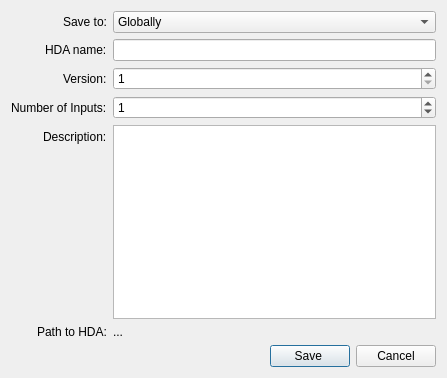
<?xml version="1.0" encoding="UTF-8"?>
<ui version="4.0">
 <class>HDA_Manager_UI</class>
 <widget class="QDialog" name="HDA_Manager_UI">
  <property name="geometry">
   <rect>
    <x>0</x>
    <y>0</y>
    <width>447</width>
    <height>378</height>
   </rect>
  </property>
  <property name="windowTitle">
   <string>HDA Publisher</string>
  </property>
  <layout class="QGridLayout" name="gridLayout">
   <item row="0" column="0">
    <layout class="QFormLayout" name="formLayout">
     <property name="labelAlignment">
      <set>Qt::AlignRight|Qt::AlignTrailing|Qt::AlignVCenter</set>
     </property>
     <item row="1" column="0">
      <widget class="QLabel" name="label">
       <property name="text">
        <string>HDA name:</string>
       </property>
      </widget>
     </item>
     <item row="1" column="1">
      <widget class="QLineEdit" name="ln_name"/>
     </item>
     <item row="2" column="0">
      <widget class="QLabel" name="label_2">
       <property name="text">
        <string>Version:</string>
       </property>
      </widget>
     </item>
     <item row="2" column="1">
      <widget class="QSpinBox" name="spn_version">
       <property name="minimum">
        <number>1</number>
       </property>
       <property name="value">
        <number>1</number>
       </property>
      </widget>
     </item>
     <item row="4" column="0">
      <widget class="QLabel" name="label_3">
       <property name="text">
        <string>Description:</string>
       </property>
      </widget>
     </item>
     <item row="4" column="1">
      <widget class="QPlainTextEdit" name="ln_description"/>
     </item>
     <item row="5" column="0">
      <widget class="QLabel" name="label_4">
       <property name="text">
        <string>Path to HDA:</string>
       </property>
      </widget>
     </item>
     <item row="5" column="1">
      <widget class="QLabel" name="lbl_path">
       <property name="text">
        <string>...</string>
       </property>
      </widget>
     </item>
     <item row="3" column="0">
      <widget class="QLabel" name="lbl_inputs">
       <property name="text">
        <string>Number of Inputs:</string>
       </property>
      </widget>
     </item>
     <item row="3" column="1">
      <widget class="QSpinBox" name="spn_inputs">
       <property name="maximum">
        <number>4</number>
       </property>
       <property name="value">
        <number>1</number>
       </property>
      </widget>
     </item>
     <item row="0" column="0">
      <widget class="QLabel" name="label_5">
       <property name="text">
        <string>Save to:</string>
       </property>
      </widget>
     </item>
     <item row="0" column="1">
      <widget class="QComboBox" name="cb_global">
       <item>
        <property name="text">
         <string>Globally</string>
        </property>
       </item>
       <item>
        <property name="text">
         <string>Project</string>
        </property>
       </item>
      </widget>
     </item>
    </layout>
   </item>
   <item row="1" column="0">
    <layout class="QHBoxLayout" name="horizontalLayout_2">
     <item>
      <spacer name="horizontalSpacer">
       <property name="orientation">
        <enum>Qt::Horizontal</enum>
       </property>
       <property name="sizeHint" stdset="0">
        <size>
         <width>40</width>
         <height>20</height>
        </size>
       </property>
      </spacer>
     </item>
     <item>
      <widget class="QPushButton" name="btn_save">
       <property name="text">
        <string>Save </string>
       </property>
      </widget>
     </item>
     <item>
      <widget class="QPushButton" name="btn_cancel">
       <property name="text">
        <string>Cancel</string>
       </property>
      </widget>
     </item>
    </layout>
   </item>
  </layout>
 </widget>
 <resources/>
 <connections/>
</ui>
